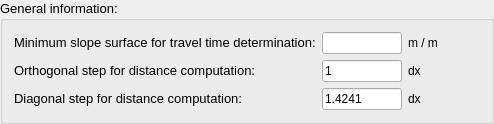
                 <widget class="QGroupBox" name="groupBox">
                  <property name="sizePolicy">
                   <sizepolicy hsizetype="Expanding" vsizetype="Expanding">
                    <horstretch>0</horstretch>
                    <verstretch>0</verstretch>
                   </sizepolicy>
                  </property>
                  <property name="maximumSize">
                   <size>
                    <width>630</width>
                    <height>115</height>
                   </size>
                  </property>
                  <property name="font">
                   <font>
                    <pointsize>10</pointsize>
                   </font>
                  </property>
                  <property name="title">
                   <string>General information:</string>
                  </property>
                  <layout class="QGridLayout" name="gridLayout_5">
                   <item row="0" column="0">
                    <layout class="QGridLayout" name="gridLayout_7">
                     <item row="0" column="0">
                      <layout class="QGridLayout" name="gridLayout_8">
                       <item row="0" column="0">
                        <layout class="QGridLayout" name="gridLayout_9">
                         <item row="0" column="1">
                          <widget class="QLineEdit" name="le_1_pg1">
                           <property name="enabled">
                            <bool>true</bool>
                           </property>
                           <property name="maximumSize">
                            <size>
                             <width>80</width>
                             <height>24</height>
                            </size>
                           </property>
                           <property name="font">
                            <font>
                             <pointsize>9</pointsize>
                            </font>
                           </property>
                           <property name="text">
                            <string/>
                           </property>
                          </widget>
                         </item>
                         <item row="0" column="0">
                          <widget class="QLabel" name="label_2">
                           <property name="font">
                            <font>
                             <pointsize>9</pointsize>
                            </font>
                           </property>
                           <property name="text">
                            <string>&lt;html&gt;&lt;head/&gt;&lt;body&gt;&lt;p align=&quot;justify&quot;&gt;&lt;span style=&quot; font-size:10pt;&quot;&gt;Minimum slope surface for travel time determination:&lt;/span&gt;&lt;/p&gt;&lt;/body&gt;&lt;/html&gt;</string>
                           </property>
                          </widget>
                         </item>
                        </layout>
                       </item>
                       <item row="2" column="0">
                        <layout class="QGridLayout" name="gridLayout_18">
                         <item row="0" column="0">
                          <widget class="QLabel" name="label_5">
                           <property name="font">
                            <font>
                             <pointsize>9</pointsize>
                            </font>
                           </property>
                           <property name="text">
                            <string>&lt;html&gt;&lt;head/&gt;&lt;body&gt;&lt;p align=&quot;justify&quot;&gt;&lt;span style=&quot; font-size:10pt;&quot;&gt;Diagonal step for distance computation:&lt;/span&gt;&lt;/p&gt;&lt;/body&gt;&lt;/html&gt;</string>
                           </property>
                          </widget>
                         </item>
                         <item row="0" column="1">
                          <widget class="QLineEdit" name="le_4_pg1">
                           <property name="maximumSize">
                            <size>
                             <width>80</width>
                             <height>24</height>
                            </size>
                           </property>
                           <property name="font">
                            <font>
                             <pointsize>9</pointsize>
                            </font>
                           </property>
                           <property name="text">
                            <string>1.4241</string>
                           </property>
                          </widget>
                         </item>
                        </layout>
                       </item>
                       <item row="1" column="0">
                        <layout class="QGridLayout" name="gridLayout_17">
                         <item row="0" column="0">
                          <widget class="QLabel" name="label_4">
                           <property name="font">
                            <font>
                             <pointsize>9</pointsize>
                            </font>
                           </property>
                           <property name="text">
                            <string>&lt;html&gt;&lt;head/&gt;&lt;body&gt;&lt;p align=&quot;justify&quot;&gt;&lt;span style=&quot; font-size:10pt;&quot;&gt;Orthogonal step for distance computation:&lt;/span&gt;&lt;/p&gt;&lt;/body&gt;&lt;/html&gt;</string>
                           </property>
                          </widget>
                         </item>
                         <item row="0" column="1">
                          <widget class="QLineEdit" name="le_3_pg1">
                           <property name="maximumSize">
                            <size>
                             <width>80</width>
                             <height>24</height>
                            </size>
                           </property>
                           <property name="font">
                            <font>
                             <pointsize>9</pointsize>
                            </font>
                           </property>
                           <property name="text">
                            <string>1</string>
                           </property>
                          </widget>
                         </item>
                        </layout>
                       </item>
                      </layout>
                     </item>
                     <item row="0" column="2">
                      <layout class="QGridLayout" name="gridLayout_10">
                       <item row="1" column="0" alignment="Qt::AlignHCenter|Qt::AlignVCenter">
                        <widget class="QLabel" name="label_13">
                         <property name="sizePolicy">
                          <sizepolicy hsizetype="Preferred" vsizetype="Preferred">
                           <horstretch>0</horstretch>
                           <verstretch>0</verstretch>
                          </sizepolicy>
                         </property>
                         <property name="minimumSize">
                          <size>
                           <width>16</width>
                           <height>16</height>
                          </size>
                         </property>
                         <property name="maximumSize">
                          <size>
                           <width>16</width>
                           <height>16</height>
                          </size>
                         </property>
                         <property name="font">
                          <font>
                           <pointsize>9</pointsize>
                          </font>
                         </property>
                         <property name="toolTip">
                          <string>&lt;html&gt;&lt;head/&gt;&lt;body&gt;&lt;p align=&quot;justify&quot;&gt;Add the orthogonal step, which by default is set to 1.&lt;/p&gt;&lt;/body&gt;&lt;/html&gt;</string>
                         </property>
                         <property name="whatsThis">
                          <string>&lt;html&gt;&lt;head/&gt;&lt;body&gt;&lt;p&gt;Add the description or function of the object&lt;/p&gt;&lt;/body&gt;&lt;/html&gt;</string>
                         </property>
                         <property name="text">
                          <string/>
                         </property>
                         <property name="pixmap">
                          <pixmap resource="resources.qrc">:/plugins/hidroPixel/icons/icons/info(2).png</pixmap>
                         </property>
                         <property name="scaledContents">
                          <bool>true</bool>
                         </property>
                        </widget>
                       </item>
                       <item row="0" column="0" alignment="Qt::AlignHCenter|Qt::AlignVCenter">
                        <widget class="QLabel" name="label_11">
                         <property name="sizePolicy">
                          <sizepolicy hsizetype="Preferred" vsizetype="Preferred">
                           <horstretch>0</horstretch>
                           <verstretch>0</verstretch>
                          </sizepolicy>
                         </property>
                         <property name="minimumSize">
                          <size>
                           <width>16</width>
                           <height>16</height>
                          </size>
                         </property>
                         <property name="maximumSize">
                          <size>
                           <width>16</width>
                           <height>16</height>
                          </size>
                         </property>
                         <property name="font">
                          <font>
                           <pointsize>9</pointsize>
                          </font>
                         </property>
                         <property name="toolTip">
                          <string>&lt;html&gt;&lt;head/&gt;&lt;body&gt;&lt;p align=&quot;justify&quot;&gt;Add the value of the &lt;span style=&quot; text-decoration: underline;&quot;&gt;minimum&lt;/span&gt; slope, which can be estimated by the Digital Elevation Model (DEM) or provided by the user.&lt;/p&gt;&lt;/body&gt;&lt;/html&gt;</string>
                         </property>
                         <property name="text">
                          <string/>
                         </property>
                         <property name="pixmap">
                          <pixmap resource="resources.qrc">:/plugins/hidroPixel/icons/icons/info(2).png</pixmap>
                         </property>
                         <property name="scaledContents">
                          <bool>true</bool>
                         </property>
                        </widget>
                       </item>
                       <item row="2" column="0" alignment="Qt::AlignHCenter|Qt::AlignVCenter">
                        <widget class="QLabel" name="label_14">
                         <property name="sizePolicy">
                          <sizepolicy hsizetype="Preferred" vsizetype="Preferred">
                           <horstretch>0</horstretch>
                           <verstretch>0</verstretch>
                          </sizepolicy>
                         </property>
                         <property name="minimumSize">
                          <size>
                           <width>16</width>
                           <height>16</height>
                          </size>
                         </property>
                         <property name="maximumSize">
                          <size>
                           <width>16</width>
                           <height>16</height>
                          </size>
                         </property>
                         <property name="font">
                          <font>
                           <pointsize>9</pointsize>
                          </font>
                         </property>
                         <property name="toolTip">
                          <string>&lt;html&gt;&lt;head/&gt;&lt;body&gt;&lt;p&gt;Add the diagonal step, which by default is set to 1.4241.&lt;/p&gt;&lt;/body&gt;&lt;/html&gt;</string>
                         </property>
                         <property name="whatsThis">
                          <string>&lt;html&gt;&lt;head/&gt;&lt;body&gt;&lt;p&gt;Add the description or function of the object&lt;/p&gt;&lt;/body&gt;&lt;/html&gt;</string>
                         </property>
                         <property name="text">
                          <string/>
                         </property>
                         <property name="pixmap">
                          <pixmap resource="resources.qrc">:/plugins/hidroPixel/icons/icons/info(2).png</pixmap>
                         </property>
                         <property name="scaledContents">
                          <bool>true</bool>
                         </property>
                        </widget>
                       </item>
                      </layout>
                     </item>
                     <item row="0" column="1">
                      <layout class="QVBoxLayout" name="verticalLayout_4">
                       <item>
                        <widget class="QLabel" name="label_6">
                         <property name="minimumSize">
                          <size>
                           <width>50</width>
                           <height>0</height>
                          </size>
                         </property>
                         <property name="font">
                          <font>
                           <pointsize>9</pointsize>
                          </font>
                         </property>
                         <property name="text">
                          <string>m / m</string>
                         </property>
                        </widget>
                       </item>
                       <item>
                        <widget class="QLabel" name="label_8">
                         <property name="font">
                          <font>
                           <pointsize>9</pointsize>
                          </font>
                         </property>
                         <property name="text">
                          <string>dx</string>
                         </property>
                        </widget>
                       </item>
                       <item>
                        <widget class="QLabel" name="label_9">
                         <property name="font">
                          <font>
                           <pointsize>9</pointsize>
                          </font>
                         </property>
                         <property name="text">
                          <string>dx</string>
                         </property>
                        </widget>
                       </item>
                      </layout>
                     </item>
                    </layout>
                   </item>
                  </layout>
                 </widget>
